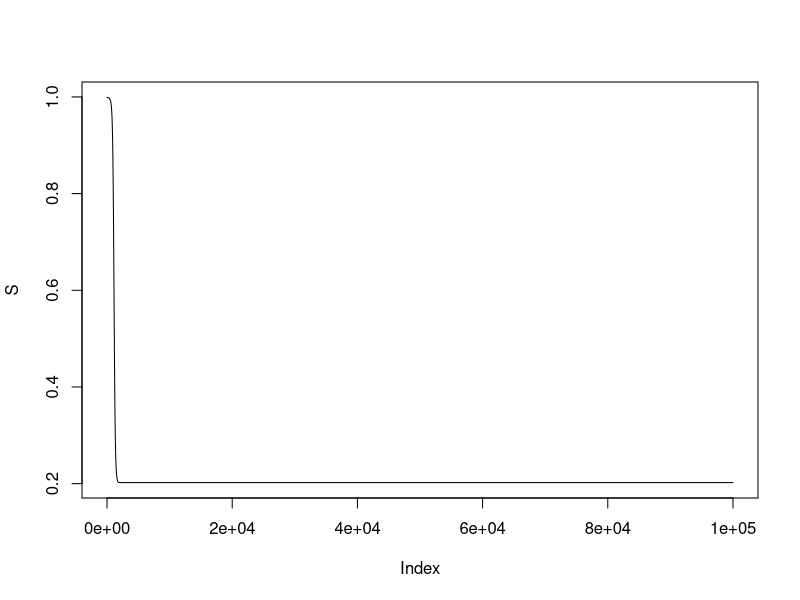
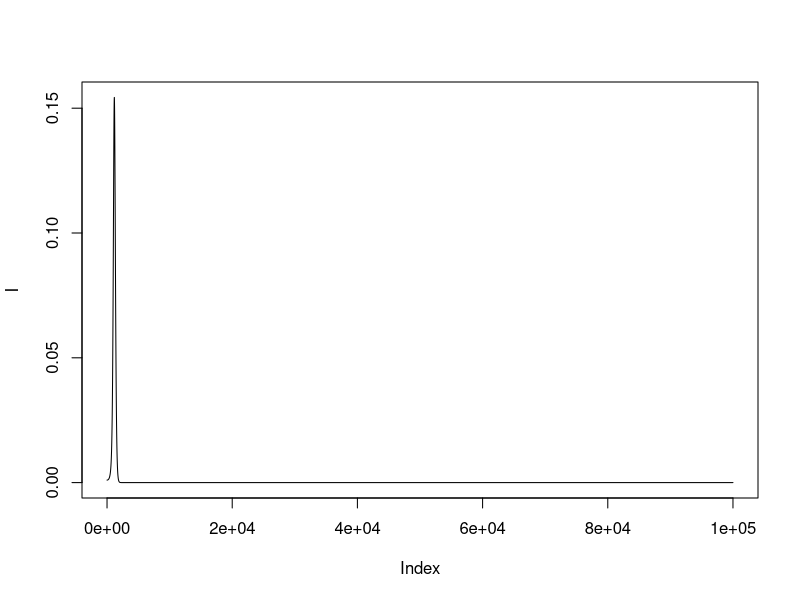
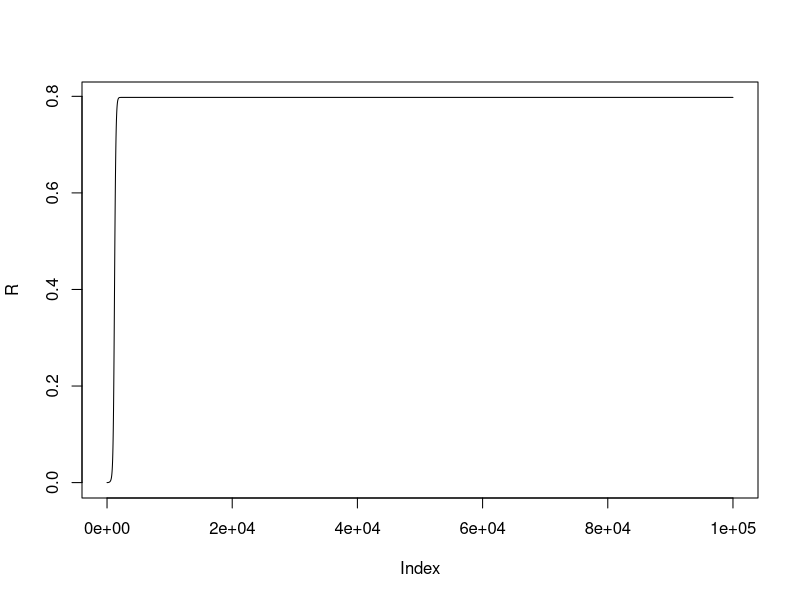

Write the R code that produced these figures, in order.
#using eulers method to calculate the SIR model

SIR=function(beta, gamma, S0, I0, R0, tf, n ){
  eps= tf/n
  t=0
  S=rep(NA,n)
  I=rep(NA,n)
  R=rep(NA,n)
  S[1]=S0
  I[1]=I0
  R[1]=R0
  for(i in 2:n){
    S[i]= S[i-1]- (beta*S[i-1]*I[i-1]*t)
    I[i]= I[i-1] + (beta*S[i-1]*I[i-1] - gamma*I[i-1])*t
    R[i]= R[i-1]+ (gamma*I[i-1]*t)
    t=t+eps
  }
  plot(S, type="l")
  plot(I, type="l")
  plot(R, type="l")
  print(max(I))
}

SIR(2, 1, .999, .001, 0, 1, 1e5)

#this specific model spikes at 15.4% even when n is large 





